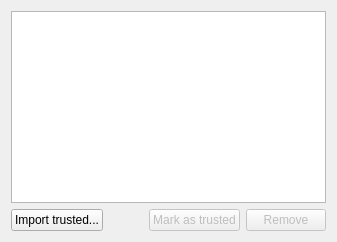
          <widget class="QWidget" name="stackedWidgetPage5">
           <layout class="QVBoxLayout">
            <item>
             <widget class="QListWidget" name="knownHostList">
              <property name="selectionMode">
               <enum>QAbstractItemView::ExtendedSelection</enum>
              </property>
              <property name="sortingEnabled">
               <bool>true</bool>
              </property>
             </widget>
            </item>
            <item>
             <layout class="QHBoxLayout">
              <item>
               <widget class="QPushButton" name="importTrustedButton">
                <property name="text">
                 <string>Import trusted...</string>
                </property>
               </widget>
              </item>
              <item>
               <spacer>
                <property name="orientation">
                 <enum>Qt::Horizontal</enum>
                </property>
                <property name="sizeHint" stdset="0">
                 <size>
                  <width>40</width>
                  <height>20</height>
                 </size>
                </property>
               </spacer>
              </item>
              <item>
               <widget class="QPushButton" name="trustKnownHosts">
                <property name="enabled">
                 <bool>false</bool>
                </property>
                <property name="text">
                 <string>Mark as trusted</string>
                </property>
                <property name="icon">
                 <iconset theme="security-high">
                  <normaloff>theme:security-high.svg</normaloff>theme:security-high.svg</iconset>
                </property>
               </widget>
              </item>
              <item>
               <widget class="QPushButton" name="removeKnownHosts">
                <property name="enabled">
                 <bool>false</bool>
                </property>
                <property name="text">
                 <string>Remove</string>
                </property>
               </widget>
              </item>
             </layout>
            </item>
           </layout>
          </widget>
